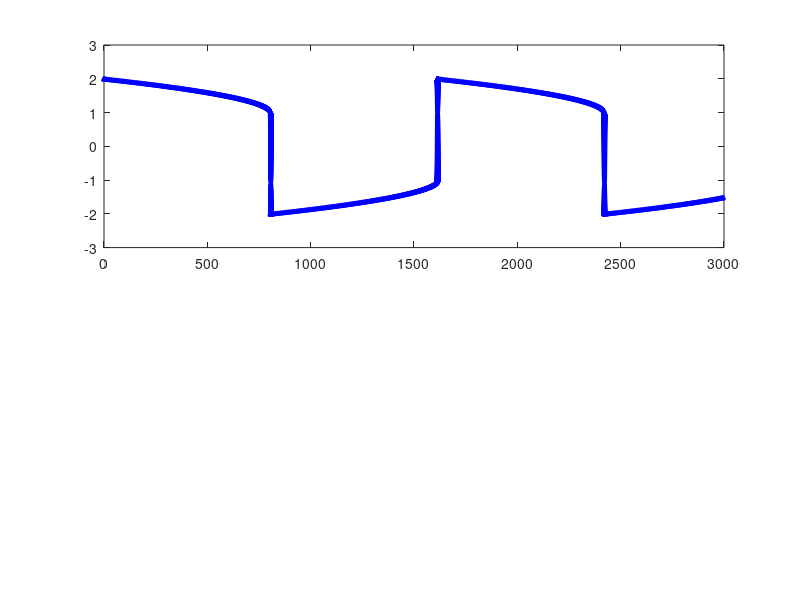

This figure's MATLAB source: (Note: this script raises an error after producing the figure.)
clear;
clc;


N = int64(1e6);
time = [];
c1 = [];
c2 = [];
c3 = [];
hAccepted = [];
hRejected = [];
timeStep = [];
tRejected = [];
%ODE System Init
eqNo = 2;
y = zeros(N,eqNo);
facmax = 15;
facmin = 0.5;
safetyFactor = 0.8;
Atol = 1e-6;
Rtol = 1e-3;

% %Damped- unforced oscillator
% e = 0.1;
% w = 10;
% f = {@(x,y) (y(2));
%      @(x,y) -(2*e*w*y(2) + w^2*y(1))};
% y(1,1) = 0.02;
% y(1,2) = 0;
% T = 4.0;
% h = 1e-2;
% x = linspace(0,T,N);

% %Non-stiff Van-der-Pol Oscillator
% mu = 2.0;
% f = {@(x,y) (y(2));
%      @(x,y) (mu*(1.0 - y(1)^2)*y(2) - y(1))};
% y(1,1) = 2.0;
% y(1,2) = 0;
% T = 20;
% h = 1e-5;
% x = linspace(0,T,N);

% Stiff Van-der-Pol Oscillator
mu = 1000;
f = {@(x,y) (y(2));
     @(x,y) mu*(1-y(1)^2)*y(2) - y(1)};
y(1,1) = 2.0;
y(1,2) = 0;
T = 3000;
h = 1e-3;
x = linspace(0,T,N);


d = 1/(2 + sqrt(2));
e32 = 6 + sqrt(2);
order = 3;

%---Start Integration------%
i = 2;
t = 0;
while i < N && t < T
    timeStep = [timeStep,double(h)];
    Sol = zeros(eqNo,1);
    betterSol = zeros(eqNo,1);
    %Computing the solutions for the new step

    J = [0, 1; -2*mu*y(i-1,2)*y(i-1,1), mu*(1 - y(i-1,1)^2)];
    %J = [0,1;-w^2, -2*e*w];
    k = zeros(order,eqNo);
    F = zeros(order,eqNo);
    dx = 1e-5;
    %b = zeros(eqNo,1);
    dfdt = zeros(eqNo,1);
    W = eye(length(J)) - h*J*d;
    %First Slope computation
    for ii=1:eqNo
        dfdt(ii,1) = (f{ii}(x(i-1)+dx,y(i-1,:)) - f{ii}(x(i-1),y(i-1,:)))/dx;%Maybe replace this by the derivative function in DERIVSUITE 
        F(1,ii) = f{ii}(x(i-1),y(i-1,:));
    end
    %c1 = [c1, cond(A)];
    k(1,:) = W\F(1,:)';
    %Second Slope computation
    for ii=1:eqNo
        F(2,ii) = f{ii}(x(i-1),y(i-1,:)+0.5*h*k(1,:));
    end
    k(2,:) = W\(F(2,:)' - k(1,:)') + k(1,:)';
    %---Actual Integration----
    for ii=1:eqNo
        Sol(ii,1) = y(i-1,ii) + h*k(2,ii);
    end
    %Third Slope computation
    for ii=1:eqNo
        F(3,ii) = f{ii}(x(i),Sol(:,1));
    end
    k3 = W\(F(3,:)' - e32*(k(2,:) - F(2,:)') - 2*(k(1,:) - F(1,:)'));
    %-----Adaptive error analysis-------
    
    threshold = Atol/Rtol;
    error = (h/6)*norm(k(1,:) - 2*k(2,:) + k(3,:)) / max(max(norm(Sol),norm(y(i-1,:))),threshold);
    
    if isnan(error)
            fprintf("Solution is Diverging! \n");
            break;
    end
    
    %hnew = h*min(facmax,max(facmin,safetyFactor*(Rtol/error)^(1/(2+1))));
    hnew = max(h*facmin,h*max(0.5,0.8*(Rtol/error)^(1/(2+1))));
    if error > Rtol
        fprintf("Rejecting solution and reducing step size! \n");
        hRejected = [hRejected, h];
        tRejected = [tRejected, t];
        facmax = 1;
        h = hnew;
    else %Updating the accepted solution
        fprintf("Iteration %d, updating solution! \n",i);
        time = [time, t];
        y(i,:) = Sol;
        t = t + h;
        i = i + 1;
        hAccepted = [hAccepted, h];
        h = hnew;
    end
    if i >= N
        fprintf("Max iterations exceeded! \n");
        break;
    end
end




fprintf("Final time reached, end of integration!\n");

%Exact solution
% t = linspace(0,T,N);
% exact = y(1,1)*exp(-t).*cos(9.95*t);
figure(2)
subplot(2,1,1);
plot(time,y(1:length(time),1),'b^-','LineWidth',1,'MarkerSize',3);
hold on;
opts = odeset('RelTol',1e-12,'Abstol',1e-14);
%[tym,exact] = ode23s(@vdpstiff,[0 T],[2; 0],opts);%Check for the value of mu inside @vdp
A = csvread("VDP_Exact.dat");
plot(A(:,1),A(:,2),'r-')%,t,exact(:,2),'^',t,exact(:,3),'*');
title('Solution of Stiff Equation, \mu = 1000');
 xlabel('Time t');
 ylabel('Solution y_1');
 legend('Numerical', 'Exact/MATLAB');
subplot(2,1,2);
 semilogy(time,hAccepted,'o');
 legend('Accepted');
 hold on;
 semilogy(tRejected,hRejected,'*');
 title('Timesteps- Accepted and rejected')
 xlabel('Iteration');
 ylabel('log(h)');
 %semilogy(t);
 legend('Accepted','Rejected');

function dydt = vdpns(t,y)
% Evaluate the van der Pol ODEs for mu = 2.
 
dydt = [y(2); 2*(1-y(1)^2)*y(2) - y(1)];
end

function dydt = vdpstiff(t,y)
% Evaluate the van der Pol ODEs for mu = 1000.
 
dydt = [y(2); 1000*(1-y(1)^2)*y(2) - y(1)];
end